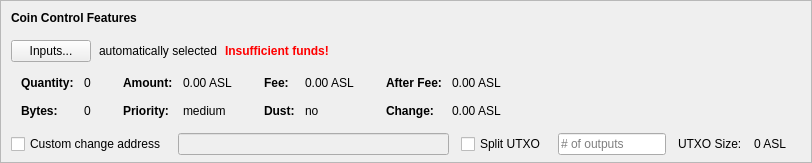
    <widget class="QFrame" name="frameCoinControl">
     <property name="sizePolicy">
      <sizepolicy hsizetype="Expanding" vsizetype="Expanding">
       <horstretch>0</horstretch>
       <verstretch>0</verstretch>
      </sizepolicy>
     </property>
     <property name="maximumSize">
      <size>
       <width>16777215</width>
       <height>16777215</height>
      </size>
     </property>
     <property name="frameShape">
      <enum>QFrame::StyledPanel</enum>
     </property>
     <property name="frameShadow">
      <enum>QFrame::Sunken</enum>
     </property>
     <layout class="QVBoxLayout" name="verticalLayoutCoinControl2">
      <property name="spacing">
       <number>0</number>
      </property>
      <property name="leftMargin">
       <number>0</number>
      </property>
      <property name="topMargin">
       <number>0</number>
      </property>
      <property name="rightMargin">
       <number>0</number>
      </property>
      <property name="bottomMargin">
       <number>6</number>
      </property>
      <item>
       <layout class="QVBoxLayout" name="verticalLayoutCoinControl" stretch="0,0,0,0,1">
        <property name="spacing">
         <number>0</number>
        </property>
        <property name="leftMargin">
         <number>10</number>
        </property>
        <property name="topMargin">
         <number>10</number>
        </property>
        <item>
         <layout class="QHBoxLayout" name="horizontalLayoutCoinControl1">
          <property name="bottomMargin">
           <number>15</number>
          </property>
          <item>
           <widget class="QLabel" name="labelCoinControlFeatures">
            <property name="sizePolicy">
             <sizepolicy hsizetype="Preferred" vsizetype="Maximum">
              <horstretch>0</horstretch>
              <verstretch>0</verstretch>
             </sizepolicy>
            </property>
            <property name="font">
             <font>
              <weight>75</weight>
              <bold>true</bold>
             </font>
            </property>
            <property name="styleSheet">
             <string notr="true">font-weight:bold;</string>
            </property>
            <property name="text">
             <string>Coin Control Features</string>
            </property>
           </widget>
          </item>
         </layout>
        </item>
        <item>
         <layout class="QHBoxLayout" name="horizontalLayoutCoinControl2" stretch="0,0,0,0">
          <property name="spacing">
           <number>8</number>
          </property>
          <property name="bottomMargin">
           <number>10</number>
          </property>
          <item>
           <widget class="QPushButton" name="pushButtonCoinControl">
            <property name="styleSheet">
             <string notr="true"/>
            </property>
            <property name="text">
             <string>Inputs...</string>
            </property>
            <property name="autoDefault">
             <bool>false</bool>
            </property>
           </widget>
          </item>
          <item>
           <widget class="QLabel" name="labelCoinControlAutomaticallySelected">
            <property name="text">
             <string>automatically selected</string>
            </property>
            <property name="margin">
             <number>5</number>
            </property>
           </widget>
          </item>
          <item>
           <widget class="QLabel" name="labelCoinControlInsuffFunds">
            <property name="font">
             <font>
              <weight>75</weight>
              <bold>true</bold>
             </font>
            </property>
            <property name="styleSheet">
             <string notr="true">color:red;font-weight:bold;</string>
            </property>
            <property name="text">
             <string>Insufficient funds!</string>
            </property>
            <property name="margin">
             <number>5</number>
            </property>
           </widget>
          </item>
          <item>
           <spacer name="horizontalSpacerCoinControl">
            <property name="orientation">
             <enum>Qt::Horizontal</enum>
            </property>
            <property name="sizeHint" stdset="0">
             <size>
              <width>40</width>
              <height>1</height>
             </size>
            </property>
           </spacer>
          </item>
         </layout>
        </item>
        <item>
         <widget class="QWidget" name="widgetCoinControl" native="true">
          <property name="sizePolicy">
           <sizepolicy hsizetype="Preferred" vsizetype="Preferred">
            <horstretch>0</horstretch>
            <verstretch>0</verstretch>
           </sizepolicy>
          </property>
          <property name="minimumSize">
           <size>
            <width>0</width>
            <height>0</height>
           </size>
          </property>
          <property name="styleSheet">
           <string notr="true"/>
          </property>
          <layout class="QHBoxLayout" name="horizontalLayoutCoinControl5">
           <property name="leftMargin">
            <number>0</number>
           </property>
           <property name="topMargin">
            <number>0</number>
           </property>
           <property name="rightMargin">
            <number>0</number>
           </property>
           <property name="bottomMargin">
            <number>0</number>
           </property>
           <item>
            <layout class="QHBoxLayout" name="horizontalLayoutCoinControl3" stretch="0,0,0,1">
             <property name="spacing">
              <number>20</number>
             </property>
             <property name="topMargin">
              <number>0</number>
             </property>
             <property name="bottomMargin">
              <number>10</number>
             </property>
             <item>
              <layout class="QFormLayout" name="formLayoutCoinControl1">
               <property name="horizontalSpacing">
                <number>10</number>
               </property>
               <property name="verticalSpacing">
                <number>14</number>
               </property>
               <property name="leftMargin">
                <number>10</number>
               </property>
               <property name="topMargin">
                <number>4</number>
               </property>
               <property name="rightMargin">
                <number>6</number>
               </property>
               <item row="0" column="0">
                <widget class="QLabel" name="labelCoinControlQuantityText">
                 <property name="font">
                  <font>
                   <weight>75</weight>
                   <bold>true</bold>
                  </font>
                 </property>
                 <property name="text">
                  <string>Quantity:</string>
                 </property>
                 <property name="margin">
                  <number>0</number>
                 </property>
                </widget>
               </item>
               <item row="0" column="1">
                <widget class="QLabel" name="labelCoinControlQuantity">
                 <property name="cursor">
                  <cursorShape>IBeamCursor</cursorShape>
                 </property>
                 <property name="contextMenuPolicy">
                  <enum>Qt::ActionsContextMenu</enum>
                 </property>
                 <property name="text">
                  <string notr="true">0</string>
                 </property>
                 <property name="margin">
                  <number>0</number>
                 </property>
                 <property name="textInteractionFlags">
                  <set>Qt::LinksAccessibleByMouse|Qt::TextSelectableByKeyboard|Qt::TextSelectableByMouse</set>
                 </property>
                </widget>
               </item>
               <item row="1" column="0">
                <widget class="QLabel" name="labelCoinControlBytesText">
                 <property name="font">
                  <font>
                   <weight>75</weight>
                   <bold>true</bold>
                  </font>
                 </property>
                 <property name="text">
                  <string>Bytes:</string>
                 </property>
                </widget>
               </item>
               <item row="1" column="1">
                <widget class="QLabel" name="labelCoinControlBytes">
                 <property name="cursor">
                  <cursorShape>IBeamCursor</cursorShape>
                 </property>
                 <property name="contextMenuPolicy">
                  <enum>Qt::ActionsContextMenu</enum>
                 </property>
                 <property name="text">
                  <string notr="true">0</string>
                 </property>
                 <property name="textInteractionFlags">
                  <set>Qt::LinksAccessibleByMouse|Qt::TextSelectableByKeyboard|Qt::TextSelectableByMouse</set>
                 </property>
                </widget>
               </item>
              </layout>
             </item>
             <item>
              <layout class="QFormLayout" name="formLayoutCoinControl2">
               <property name="horizontalSpacing">
                <number>10</number>
               </property>
               <property name="verticalSpacing">
                <number>14</number>
               </property>
               <property name="leftMargin">
                <number>6</number>
               </property>
               <property name="topMargin">
                <number>4</number>
               </property>
               <property name="rightMargin">
                <number>6</number>
               </property>
               <item row="0" column="0">
                <widget class="QLabel" name="labelCoinControlAmountText">
                 <property name="font">
                  <font>
                   <weight>75</weight>
                   <bold>true</bold>
                  </font>
                 </property>
                 <property name="text">
                  <string>Amount:</string>
                 </property>
                 <property name="margin">
                  <number>0</number>
                 </property>
                </widget>
               </item>
               <item row="0" column="1">
                <widget class="QLabel" name="labelCoinControlAmount">
                 <property name="cursor">
                  <cursorShape>IBeamCursor</cursorShape>
                 </property>
                 <property name="contextMenuPolicy">
                  <enum>Qt::ActionsContextMenu</enum>
                 </property>
                 <property name="text">
                  <string notr="true">0.00 ASL</string>
                 </property>
                 <property name="textInteractionFlags">
                  <set>Qt::LinksAccessibleByMouse|Qt::TextSelectableByKeyboard|Qt::TextSelectableByMouse</set>
                 </property>
                </widget>
               </item>
               <item row="1" column="0">
                <widget class="QLabel" name="labelCoinControlPriorityText">
                 <property name="font">
                  <font>
                   <weight>75</weight>
                   <bold>true</bold>
                  </font>
                 </property>
                 <property name="text">
                  <string>Priority:</string>
                 </property>
                </widget>
               </item>
               <item row="1" column="1">
                <widget class="QLabel" name="labelCoinControlPriority">
                 <property name="cursor">
                  <cursorShape>IBeamCursor</cursorShape>
                 </property>
                 <property name="contextMenuPolicy">
                  <enum>Qt::ActionsContextMenu</enum>
                 </property>
                 <property name="text">
                  <string>medium</string>
                 </property>
                 <property name="textInteractionFlags">
                  <set>Qt::LinksAccessibleByMouse|Qt::TextSelectableByKeyboard|Qt::TextSelectableByMouse</set>
                 </property>
                </widget>
               </item>
              </layout>
             </item>
             <item>
              <layout class="QFormLayout" name="formLayoutCoinControl3">
               <property name="horizontalSpacing">
                <number>10</number>
               </property>
               <property name="verticalSpacing">
                <number>14</number>
               </property>
               <property name="leftMargin">
                <number>6</number>
               </property>
               <property name="topMargin">
                <number>4</number>
               </property>
               <property name="rightMargin">
                <number>6</number>
               </property>
               <item row="0" column="0">
                <widget class="QLabel" name="labelCoinControlFeeText">
                 <property name="font">
                  <font>
                   <weight>75</weight>
                   <bold>true</bold>
                  </font>
                 </property>
                 <property name="text">
                  <string>Fee:</string>
                 </property>
                 <property name="margin">
                  <number>0</number>
                 </property>
                </widget>
               </item>
               <item row="0" column="1">
                <widget class="QLabel" name="labelCoinControlFee">
                 <property name="cursor">
                  <cursorShape>IBeamCursor</cursorShape>
                 </property>
                 <property name="contextMenuPolicy">
                  <enum>Qt::ActionsContextMenu</enum>
                 </property>
                 <property name="text">
                  <string notr="true">0.00 ASL</string>
                 </property>
                 <property name="textInteractionFlags">
                  <set>Qt::LinksAccessibleByMouse|Qt::TextSelectableByKeyboard|Qt::TextSelectableByMouse</set>
                 </property>
                </widget>
               </item>
               <item row="1" column="0">
                <widget class="QLabel" name="labelCoinControlLowOutputText">
                 <property name="font">
                  <font>
                   <weight>75</weight>
                   <bold>true</bold>
                  </font>
                 </property>
                 <property name="text">
                  <string>Dust:</string>
                 </property>
                </widget>
               </item>
               <item row="1" column="1">
                <widget class="QLabel" name="labelCoinControlLowOutput">
                 <property name="cursor">
                  <cursorShape>IBeamCursor</cursorShape>
                 </property>
                 <property name="contextMenuPolicy">
                  <enum>Qt::ActionsContextMenu</enum>
                 </property>
                 <property name="text">
                  <string>no</string>
                 </property>
                 <property name="textInteractionFlags">
                  <set>Qt::LinksAccessibleByMouse|Qt::TextSelectableByKeyboard|Qt::TextSelectableByMouse</set>
                 </property>
                </widget>
               </item>
              </layout>
             </item>
             <item>
              <layout class="QFormLayout" name="formLayoutCoinControl4">
               <property name="horizontalSpacing">
                <number>10</number>
               </property>
               <property name="verticalSpacing">
                <number>14</number>
               </property>
               <property name="leftMargin">
                <number>6</number>
               </property>
               <property name="topMargin">
                <number>4</number>
               </property>
               <property name="rightMargin">
                <number>6</number>
               </property>
               <item row="0" column="0">
                <widget class="QLabel" name="labelCoinControlAfterFeeText">
                 <property name="font">
                  <font>
                   <weight>75</weight>
                   <bold>true</bold>
                  </font>
                 </property>
                 <property name="text">
                  <string>After Fee:</string>
                 </property>
                 <property name="margin">
                  <number>0</number>
                 </property>
                </widget>
               </item>
               <item row="0" column="1">
                <widget class="QLabel" name="labelCoinControlAfterFee">
                 <property name="cursor">
                  <cursorShape>IBeamCursor</cursorShape>
                 </property>
                 <property name="contextMenuPolicy">
                  <enum>Qt::ActionsContextMenu</enum>
                 </property>
                 <property name="text">
                  <string notr="true">0.00 ASL</string>
                 </property>
                 <property name="textInteractionFlags">
                  <set>Qt::LinksAccessibleByMouse|Qt::TextSelectableByKeyboard|Qt::TextSelectableByMouse</set>
                 </property>
                </widget>
               </item>
               <item row="1" column="0">
                <widget class="QLabel" name="labelCoinControlChangeText">
                 <property name="font">
                  <font>
                   <weight>75</weight>
                   <bold>true</bold>
                  </font>
                 </property>
                 <property name="text">
                  <string>Change:</string>
                 </property>
                </widget>
               </item>
               <item row="1" column="1">
                <widget class="QLabel" name="labelCoinControlChange">
                 <property name="cursor">
                  <cursorShape>IBeamCursor</cursorShape>
                 </property>
                 <property name="contextMenuPolicy">
                  <enum>Qt::ActionsContextMenu</enum>
                 </property>
                 <property name="text">
                  <string notr="true">0.00 ASL</string>
                 </property>
                 <property name="textInteractionFlags">
                  <set>Qt::LinksAccessibleByMouse|Qt::TextSelectableByKeyboard|Qt::TextSelectableByMouse</set>
                 </property>
                </widget>
               </item>
              </layout>
             </item>
            </layout>
           </item>
          </layout>
         </widget>
        </item>
        <item>
         <layout class="QHBoxLayout" name="horizontalLayoutCoinControl4" stretch="0,0,0,0,0,0,0">
          <property name="spacing">
           <number>12</number>
          </property>
          <property name="sizeConstraint">
           <enum>QLayout::SetDefaultConstraint</enum>
          </property>
          <property name="topMargin">
           <number>5</number>
          </property>
          <property name="rightMargin">
           <number>5</number>
          </property>
          <item>
           <widget class="QCheckBox" name="checkBoxCoinControlChange">
            <property name="toolTip">
             <string>If this is activated, but the change address is empty or invalid, change will be sent to a newly generated address.</string>
            </property>
            <property name="text">
             <string>Custom change address</string>
            </property>
           </widget>
          </item>
          <item>
           <widget class="QValidatedLineEdit" name="lineEditCoinControlChange">
            <property name="enabled">
             <bool>false</bool>
            </property>
            <property name="sizePolicy">
             <sizepolicy hsizetype="Expanding" vsizetype="Fixed">
              <horstretch>0</horstretch>
              <verstretch>0</verstretch>
             </sizepolicy>
            </property>
           </widget>
          </item>
          <item>
           <widget class="QCheckBox" name="splitBlockCheckBox">
            <property name="text">
             <string>Split UTXO</string>
            </property>
           </widget>
          </item>
          <item>
           <widget class="QLineEdit" name="splitBlockLineEdit">
            <property name="sizePolicy">
             <sizepolicy hsizetype="Fixed" vsizetype="Fixed">
              <horstretch>50</horstretch>
              <verstretch>0</verstretch>
             </sizepolicy>
            </property>
            <property name="placeholderText">
             <string># of outputs</string>
            </property>
           </widget>
          </item>
          <item>
           <widget class="QLabel" name="labelBlockSizeText">
            <property name="text">
             <string>UTXO Size:</string>
            </property>
           </widget>
          </item>
          <item>
           <widget class="QLabel" name="labelBlockSize">
            <property name="text">
             <string>0 ASL</string>
            </property>
           </widget>
          </item>
          <item>
           <widget class="QLabel" name="labelCoinControlChangeLabel">
            <property name="sizePolicy">
             <sizepolicy hsizetype="Preferred" vsizetype="Expanding">
              <horstretch>0</horstretch>
              <verstretch>0</verstretch>
             </sizepolicy>
            </property>
            <property name="minimumSize">
             <size>
              <width>0</width>
              <height>0</height>
             </size>
            </property>
            <property name="text">
             <string/>
            </property>
            <property name="margin">
             <number>3</number>
            </property>
           </widget>
          </item>
         </layout>
        </item>
        <item>
         <spacer name="verticalSpacerCoinControl">
          <property name="orientation">
           <enum>Qt::Vertical</enum>
          </property>
          <property name="sizeHint" stdset="0">
           <size>
            <width>800</width>
            <height>1</height>
           </size>
          </property>
         </spacer>
        </item>
       </layout>
      </item>
     </layout>
    </widget>
